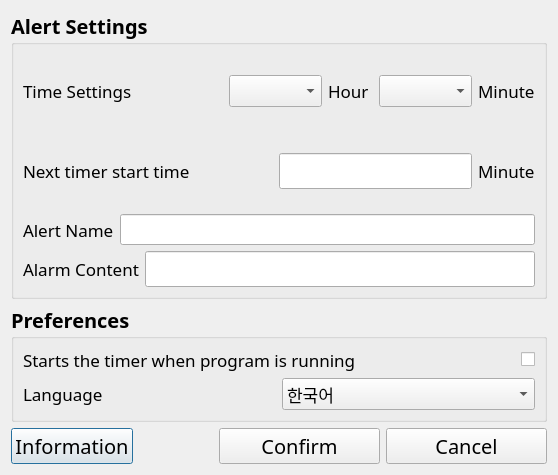
<?xml version="1.0" encoding="UTF-8"?>
<ui version="4.0">
 <class>ConfigGUI</class>
 <widget class="QDialog" name="ConfigGUI">
  <property name="geometry">
   <rect>
    <x>0</x>
    <y>0</y>
    <width>558</width>
    <height>475</height>
   </rect>
  </property>
  <property name="font">
   <font>
    <family>나눔고딕</family>
    <pointsize>15</pointsize>
   </font>
  </property>
  <property name="windowTitle">
   <string>Dialog</string>
  </property>
  <property name="locale">
   <locale language="English" country="UnitedStates"/>
  </property>
  <property name="modal">
   <bool>true</bool>
  </property>
  <layout class="QVBoxLayout" name="verticalLayout_7" stretch="3,1,0">
   <item>
    <layout class="QVBoxLayout" name="verticalLayout_2">
     <item>
      <widget class="QGroupBox" name="ToastgroupBox">
       <property name="font">
        <font>
         <family>나눔고딕</family>
         <pointsize>15</pointsize>
         <weight>75</weight>
         <italic>false</italic>
         <bold>true</bold>
        </font>
       </property>
       <property name="title">
        <string>Alert Settings</string>
       </property>
       <layout class="QVBoxLayout" name="verticalLayout" stretch="0,0,0,0">
        <item>
         <layout class="QHBoxLayout" name="horizontalLayout_7" stretch="1,2,0,1,0,1">
          <property name="sizeConstraint">
           <enum>QLayout::SetDefaultConstraint</enum>
          </property>
          <item>
           <widget class="QLabel" name="label_6">
            <property name="font">
             <font>
              <family>나눔고딕</family>
              <pointsize>13</pointsize>
              <weight>50</weight>
              <italic>false</italic>
              <bold>false</bold>
             </font>
            </property>
            <property name="text">
             <string>Time Settings</string>
            </property>
           </widget>
          </item>
          <item>
           <spacer name="horizontalSpacer_3">
            <property name="orientation">
             <enum>Qt::Horizontal</enum>
            </property>
            <property name="sizeHint" stdset="0">
             <size>
              <width>40</width>
              <height>20</height>
             </size>
            </property>
           </spacer>
          </item>
          <item>
           <widget class="QComboBox" name="HcomboBox">
            <property name="font">
             <font>
              <family>나눔고딕</family>
              <pointsize>13</pointsize>
              <weight>50</weight>
              <italic>false</italic>
              <bold>false</bold>
             </font>
            </property>
            <property name="iconSize">
             <size>
              <width>20</width>
              <height>20</height>
             </size>
            </property>
           </widget>
          </item>
          <item>
           <widget class="QLabel" name="label_7">
            <property name="font">
             <font>
              <family>나눔고딕</family>
              <pointsize>13</pointsize>
              <weight>50</weight>
              <italic>false</italic>
              <bold>false</bold>
             </font>
            </property>
            <property name="text">
             <string>Hour</string>
            </property>
           </widget>
          </item>
          <item>
           <widget class="QComboBox" name="McomboBox">
            <property name="font">
             <font>
              <family>나눔고딕</family>
              <pointsize>13</pointsize>
              <weight>50</weight>
              <italic>false</italic>
              <bold>false</bold>
             </font>
            </property>
           </widget>
          </item>
          <item>
           <widget class="QLabel" name="label_8">
            <property name="font">
             <font>
              <family>나눔고딕</family>
              <pointsize>13</pointsize>
              <weight>50</weight>
              <italic>false</italic>
              <bold>false</bold>
             </font>
            </property>
            <property name="text">
             <string>Minute</string>
            </property>
           </widget>
          </item>
         </layout>
        </item>
        <item>
         <layout class="QHBoxLayout" name="horizontalLayout_2" stretch="0,10,0,0">
          <item>
           <widget class="QLabel" name="label">
            <property name="font">
             <font>
              <family>나눔고딕</family>
              <pointsize>13</pointsize>
              <weight>50</weight>
              <italic>false</italic>
              <bold>false</bold>
              <underline>false</underline>
              <strikeout>false</strikeout>
              <kerning>true</kerning>
             </font>
            </property>
            <property name="text">
             <string>Next timer start time</string>
            </property>
           </widget>
          </item>
          <item>
           <spacer name="horizontalSpacer_2">
            <property name="orientation">
             <enum>Qt::Horizontal</enum>
            </property>
            <property name="sizeHint" stdset="0">
             <size>
              <width>40</width>
              <height>20</height>
             </size>
            </property>
           </spacer>
          </item>
          <item>
           <widget class="QLineEdit" name="TermlineEdit">
            <property name="font">
             <font>
              <family>나눔고딕</family>
              <pointsize>15</pointsize>
              <weight>50</weight>
              <italic>false</italic>
              <bold>false</bold>
             </font>
            </property>
            <property name="alignment">
             <set>Qt::AlignRight|Qt::AlignTrailing|Qt::AlignVCenter</set>
            </property>
           </widget>
          </item>
          <item>
           <widget class="QLabel" name="label_9">
            <property name="font">
             <font>
              <family>나눔고딕</family>
              <pointsize>13</pointsize>
              <weight>50</weight>
              <italic>false</italic>
              <bold>false</bold>
             </font>
            </property>
            <property name="text">
             <string>Minute</string>
            </property>
           </widget>
          </item>
         </layout>
        </item>
        <item>
         <layout class="QHBoxLayout" name="horizontalLayout_3">
          <item>
           <widget class="QLabel" name="label_2">
            <property name="font">
             <font>
              <family>나눔고딕</family>
              <pointsize>13</pointsize>
              <weight>50</weight>
              <italic>false</italic>
              <bold>false</bold>
             </font>
            </property>
            <property name="layoutDirection">
             <enum>Qt::LeftToRight</enum>
            </property>
            <property name="text">
             <string>Alert Name</string>
            </property>
           </widget>
          </item>
          <item>
           <widget class="QLineEdit" name="NamelineEdit">
            <property name="font">
             <font>
              <family>나눔고딕</family>
              <pointsize>12</pointsize>
              <weight>50</weight>
              <italic>false</italic>
              <bold>false</bold>
             </font>
            </property>
            <property name="alignment">
             <set>Qt::AlignRight|Qt::AlignTrailing|Qt::AlignVCenter</set>
            </property>
           </widget>
          </item>
         </layout>
        </item>
        <item>
         <layout class="QHBoxLayout" name="horizontalLayout_4">
          <item>
           <widget class="QLabel" name="label_3">
            <property name="font">
             <font>
              <family>나눔고딕</family>
              <pointsize>13</pointsize>
              <weight>50</weight>
              <italic>false</italic>
              <bold>false</bold>
             </font>
            </property>
            <property name="text">
             <string>Alarm Content</string>
            </property>
           </widget>
          </item>
          <item>
           <widget class="QLineEdit" name="ContentlineEdit">
            <property name="font">
             <font>
              <family>나눔고딕</family>
              <pointsize>15</pointsize>
              <weight>50</weight>
              <italic>false</italic>
              <bold>false</bold>
             </font>
            </property>
            <property name="alignment">
             <set>Qt::AlignRight|Qt::AlignTrailing|Qt::AlignVCenter</set>
            </property>
           </widget>
          </item>
         </layout>
        </item>
       </layout>
      </widget>
     </item>
    </layout>
   </item>
   <item>
    <layout class="QVBoxLayout" name="verticalLayout_3">
     <item>
      <widget class="QGroupBox" name="ConfiggroupBox">
       <property name="font">
        <font>
         <family>나눔고딕</family>
         <pointsize>15</pointsize>
         <weight>75</weight>
         <bold>true</bold>
        </font>
       </property>
       <property name="title">
        <string>Preferences</string>
       </property>
       <layout class="QVBoxLayout" name="verticalLayout_4">
        <item>
         <layout class="QHBoxLayout" name="horizontalLayout_6" stretch="1,0">
          <item>
           <widget class="QLabel" name="label_5">
            <property name="font">
             <font>
              <family>나눔고딕</family>
              <pointsize>13</pointsize>
              <weight>50</weight>
              <bold>false</bold>
             </font>
            </property>
            <property name="text">
             <string>Starts the timer when program is running</string>
            </property>
           </widget>
          </item>
          <item>
           <widget class="QCheckBox" name="AutoStartcheckBox">
            <property name="enabled">
             <bool>true</bool>
            </property>
            <property name="font">
             <font>
              <family>나눔고딕</family>
              <pointsize>15</pointsize>
              <weight>50</weight>
              <bold>false</bold>
             </font>
            </property>
            <property name="styleSheet">
             <string notr="true"/>
            </property>
            <property name="text">
             <string/>
            </property>
           </widget>
          </item>
         </layout>
        </item>
        <item>
         <layout class="QHBoxLayout" name="horizontalLayout_5">
          <item>
           <widget class="QLabel" name="label_4">
            <property name="font">
             <font>
              <family>나눔고딕</family>
              <pointsize>13</pointsize>
              <weight>50</weight>
              <bold>false</bold>
             </font>
            </property>
            <property name="text">
             <string>Language</string>
            </property>
           </widget>
          </item>
          <item>
           <widget class="QComboBox" name="LangcomboBox">
            <property name="font">
             <font>
              <family>나눔고딕</family>
              <pointsize>13</pointsize>
              <weight>50</weight>
              <bold>false</bold>
             </font>
            </property>
            <item>
             <property name="text">
              <string>한국어</string>
             </property>
            </item>
            <item>
             <property name="text">
              <string>영어</string>
             </property>
            </item>
            <item>
             <property name="text">
              <string>일본어</string>
             </property>
            </item>
           </widget>
          </item>
         </layout>
        </item>
       </layout>
      </widget>
     </item>
    </layout>
   </item>
   <item>
    <layout class="QHBoxLayout" name="horizontalLayout" stretch="1,1,2,2">
     <item>
      <widget class="QPushButton" name="InfoBTN">
       <property name="text">
        <string>Information</string>
       </property>
      </widget>
     </item>
     <item>
      <spacer name="horizontalSpacer">
       <property name="orientation">
        <enum>Qt::Horizontal</enum>
       </property>
       <property name="sizeHint" stdset="0">
        <size>
         <width>50</width>
         <height>20</height>
        </size>
       </property>
      </spacer>
     </item>
     <item>
      <widget class="QPushButton" name="OKBTN">
       <property name="text">
        <string>Confirm</string>
       </property>
      </widget>
     </item>
     <item>
      <widget class="QPushButton" name="CancelBTN">
       <property name="text">
        <string>Cancel</string>
       </property>
      </widget>
     </item>
    </layout>
   </item>
  </layout>
 </widget>
 <tabstops>
  <tabstop>TermlineEdit</tabstop>
  <tabstop>NamelineEdit</tabstop>
  <tabstop>ContentlineEdit</tabstop>
  <tabstop>AutoStartcheckBox</tabstop>
  <tabstop>InfoBTN</tabstop>
  <tabstop>OKBTN</tabstop>
  <tabstop>CancelBTN</tabstop>
 </tabstops>
 <resources/>
 <connections/>
</ui>
